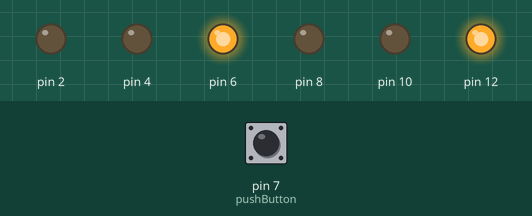
Simulated run of this sketch. Board: Arduino Uno, built with avr-gcc and run on an emulated ATmega328P. Shown: output pins drawn as LEDs (lit = HIGH). Dashed ring = blinking. Inputs (shaded band) come from the test bench; at power-on: pin 7 (pushButton) LOW. What the sketch prints to the serial monitor is not drawn.

Above: at 1.2 s.
1.3 s: pin 7 (pushButton) pulled HIGH for 0.15 s
At 2.1 s:
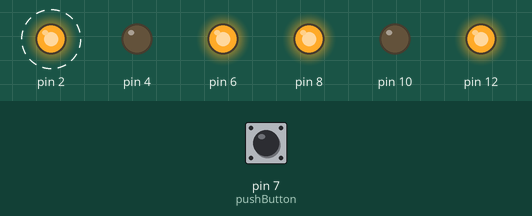
4.4 s: pin 7 (pushButton) pulled HIGH for 1 s
At 8.1 s:
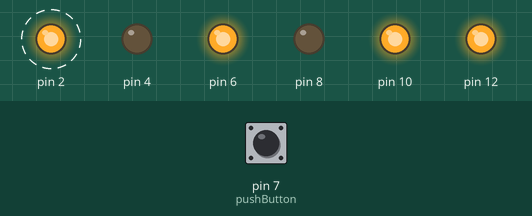
8.4 s: pin 7 (pushButton) pulled HIGH for 3.2 s
At 13.1 s:
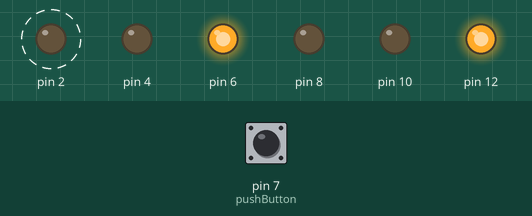
Timing chart, 0 to 14.6 s (numbered marks = the images above; inputs shaded):
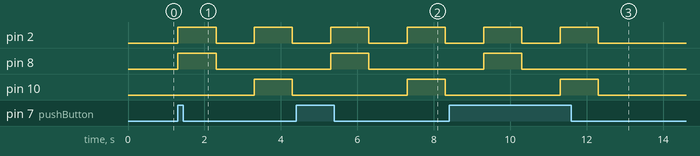

The sketch:

Run_Motor_One_Cycle_On_Click.ino
```cpp
int pushButton = 7; // designating pin 7 as input

void setup() {

  Serial.begin(9600);
  pinMode(pushButton, INPUT);

  // put your setup code here, to run once:
  pinMode (2, OUTPUT);
  pinMode (4, OUTPUT);
  pinMode (6, OUTPUT);
  pinMode (8, OUTPUT);
  pinMode (10, OUTPUT);
  pinMode (12, OUTPUT);

  analogWrite (6, 255);
  analogWrite (12, 255);

}

void loop() {
  int buttonState = digitalRead(pushButton);
  Serial.println(buttonState);
  delay(1);        // delay in between reads for stability

  // if the button reads anything other than depressed, do not run motors
  if (buttonState < 1) {

    digitalWrite (2, LOW);
    digitalWrite (4, LOW);
    digitalWrite (8, LOW);
    digitalWrite (10, LOW);
  }

  // If the button is depressed the motors run through a single cycle of the motors
  else {

    digitalWrite (2, HIGH);
    digitalWrite (4, LOW);
    digitalWrite (8, HIGH);
    digitalWrite (10, LOW);
    delay(1000);                       // wait for a second

    digitalWrite (2, LOW);
    digitalWrite (4, LOW);
    digitalWrite (8, LOW);
    digitalWrite (10, LOW);
    delay(1000);                       // wait for a second

    digitalWrite (2, HIGH);
    digitalWrite (4, LOW);
    digitalWrite (8, LOW);
    digitalWrite (10, HIGH);
    delay(1000);                      // wait for a second

    digitalWrite (2, LOW);
    digitalWrite (4, LOW);
    digitalWrite (8, LOW);
    digitalWrite (10, LOW);
    delay(1000);                       // wait for a second
  }

}
```

Measured:
- after the input at 1.3 s, pin 2: alternates HIGH for 1.0 s and LOW for 1.0 s, starting at once; pin 8: LOW → HIGH at once, → LOW 1.0 s later; pin 10: LOW → HIGH after 2.0 s, → LOW 1.0 s later
- after the input at 4.4 s, pin 2: alternates HIGH for 1.0 s and LOW for 1.0 s, starting after 0.90 s; pin 8: LOW → HIGH after 0.90 s, → LOW 1.0 s later; pin 10: LOW → HIGH after 2.9 s, → LOW 1.0 s later
- after the input at 8.4 s, pin 2: alternates HIGH for 1.0 s and LOW for 1.0 s, 4 changes in all, then stays LOW, starting after 0.91 s; pin 8: LOW → HIGH after 0.91 s, → LOW 1.0 s later; pin 10: LOW → HIGH after 2.9 s, → LOW 1.0 s later
